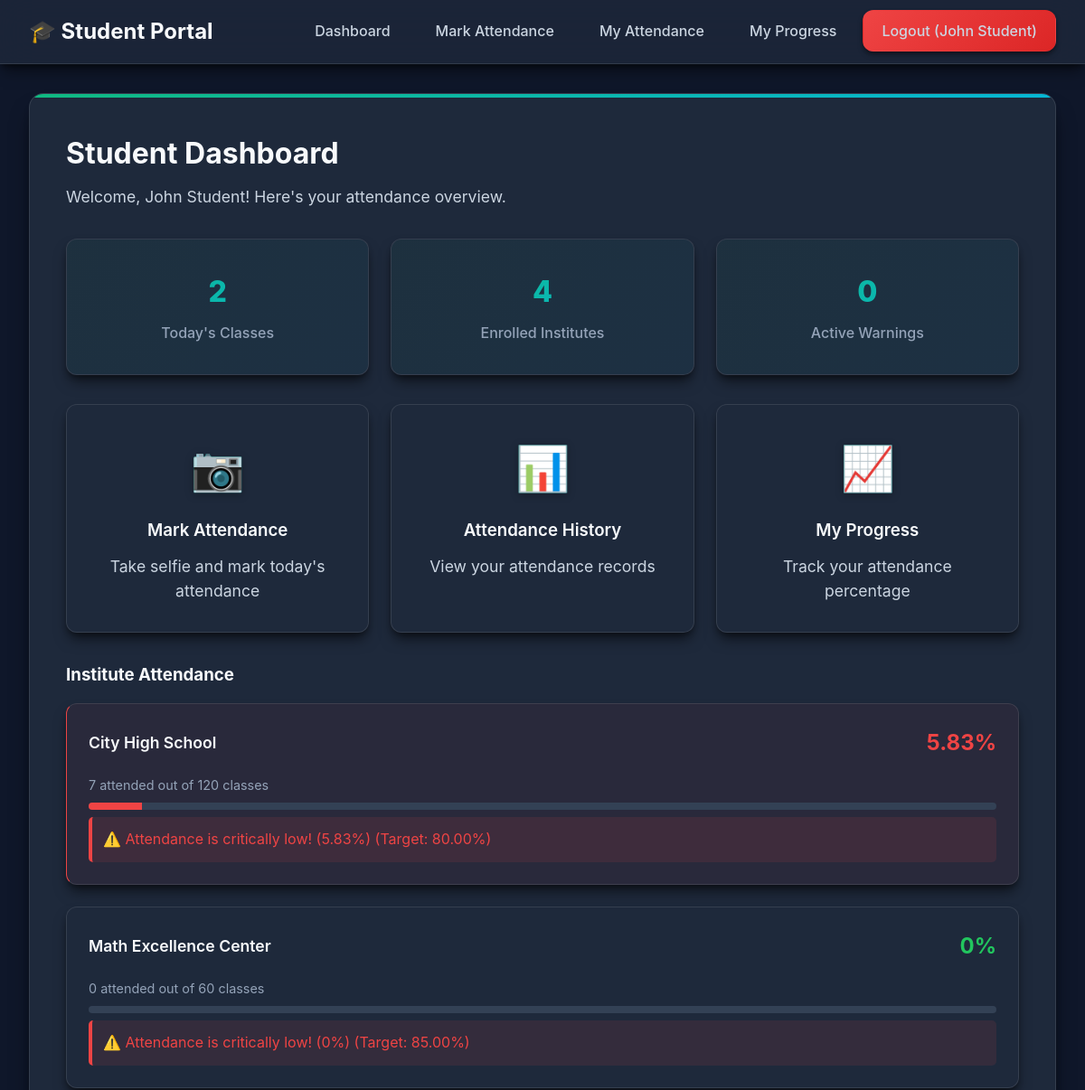
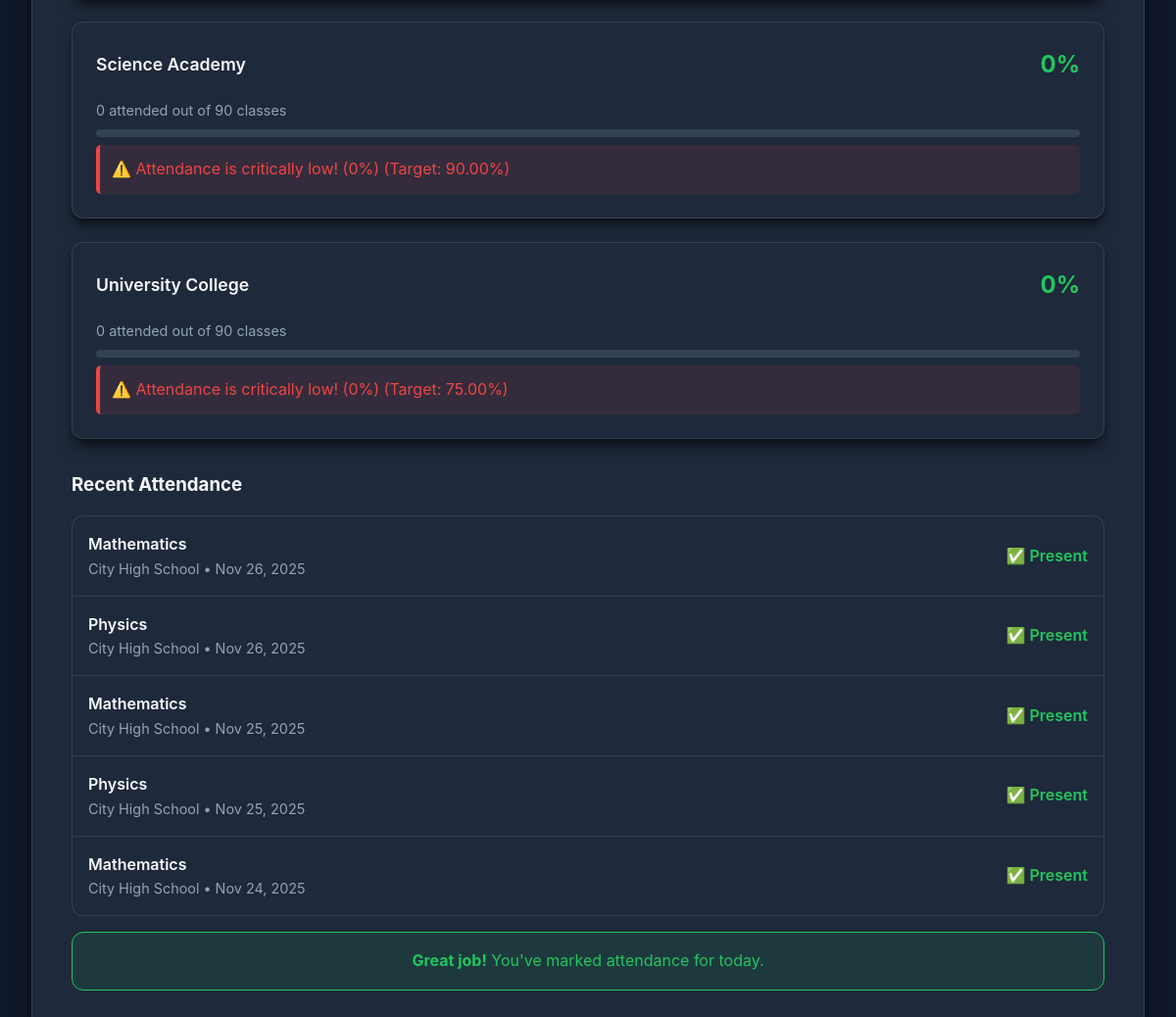
Page /dashboard/student-dashboard.php (signed in) on the committed database (2 pictures, top to bottom).
### tables this page shows
CREATE TABLE institutes (
    id INT PRIMARY KEY AUTO_INCREMENT,
    user_id INT NOT NULL,  
    name VARCHAR(100) NOT NULL,
    description TEXT NULL,
    address TEXT NULL,
    contact_email VARCHAR(150) NULL,
    contact_phone VARCHAR(20) NULL,
    is_active BOOLEAN DEFAULT TRUE,
    created_at TIMESTAMP DEFAULT CURRENT_TIMESTAMP,
    updated_at TIMESTAMP DEFAULT CURRENT_TIMESTAMP ON UPDATE CURRENT_TIMESTAMP,
    FOREIGN KEY (user_id) REFERENCES users(id) ON DELETE CASCADE,
    INDEX idx_user_id (user_id)
);

CREATE TABLE attendance_goals (
    id INT PRIMARY KEY AUTO_INCREMENT,
    user_id INT NOT NULL,
    institute_id INT NOT NULL,
    target_percentage DECIMAL(5,2) DEFAULT 75.00,
    warning_threshold DECIMAL(5,2) DEFAULT 70.00,
    is_active BOOLEAN DEFAULT TRUE,
    created_at TIMESTAMP DEFAULT CURRENT_TIMESTAMP,
    updated_at TIMESTAMP DEFAULT CURRENT_TIMESTAMP ON UPDATE CURRENT_TIMESTAMP,
    FOREIGN KEY (user_id) REFERENCES users(id) ON DELETE CASCADE,
    FOREIGN KEY (institute_id) REFERENCES institutes(id) ON DELETE CASCADE,
    UNIQUE KEY unique_user_institute (user_id, institute_id),
    INDEX idx_user_id (user_id),
    CONSTRAINT chk_target_percentage CHECK (target_percentage >= 0 AND target_percentage <= 100),
    CONSTRAINT chk_warning_threshold CHECK (warning_threshold >= 0 AND warning_threshold <= 100)
);

CREATE TABLE attendance_records (
    id INT PRIMARY KEY AUTO_INCREMENT,
    user_id INT NOT NULL,  
    institute_id INT NOT NULL,
    subject_id INT NOT NULL,
    attendance_date DATE NOT NULL,
    selfie_image_path VARCHAR(255) NOT NULL,
    status ENUM('present', 'absent') DEFAULT 'present',
    notes TEXT NULL,
    latitude DECIMAL(10, 8) NULL,
    longitude DECIMAL(11, 8) NULL,
    created_at TIMESTAMP DEFAULT CURRENT_TIMESTAMP,
    updated_at TIMESTAMP DEFAULT CURRENT_TIMESTAMP ON UPDATE CURRENT_TIMESTAMP,
    FOREIGN KEY (user_id) REFERENCES users(id) ON DELETE CASCADE,
    FOREIGN KEY (institute_id) REFERENCES institutes(id) ON DELETE CASCADE,
    FOREIGN KEY (subject_id) REFERENCES subjects(id) ON DELETE CASCADE,
    UNIQUE KEY unique_attendance (user_id, institute_id, subject_id, attendance_date),
    INDEX idx_user_date (user_id, attendance_date),
    INDEX idx_institute_subject (institute_id, subject_id)
);

CREATE TABLE subjects (
    id INT PRIMARY KEY AUTO_INCREMENT,
    institute_id INT NOT NULL,
    name VARCHAR(100) NOT NULL,
    description TEXT NULL,
    difficulty ENUM('easy', 'medium', 'hard') DEFAULT 'medium',
    color_code VARCHAR(7) DEFAULT '#3498db',
    is_active BOOLEAN DEFAULT TRUE,
    created_at TIMESTAMP DEFAULT CURRENT_TIMESTAMP,
    updated_at TIMESTAMP DEFAULT CURRENT_TIMESTAMP ON UPDATE CURRENT_TIMESTAMP,
    FOREIGN KEY (institute_id) REFERENCES institutes(id) ON DELETE CASCADE,
    INDEX idx_institute_id (institute_id),
    INDEX idx_difficulty (difficulty)
);

### dashboard/student-dashboard.php (the view, shortened to what the rows shown need)
<?php
require_once '../config.php';
try {
    $pdo = getDBConnection();
    $institutes_stmt = $pdo->prepare("
        SELECT DISTINCT i.id, i.name
        FROM institutes i
        JOIN student_teacher_relationships str ON i.id = str.institute_id
        WHERE str.student_id = ? AND str.is_active = 1 AND i.is_active = 1
        ORDER BY i.name
    ");
    $institutes_stmt->execute([$_SESSION['user_id']]);
    $institutes = $institutes_stmt->fetchAll(PDO::FETCH_ASSOC);
    $institute_attendance = [];
    foreach ($institutes as $institute) {
        $attendance_data = calculateInstituteAttendance($_SESSION['user_id'], $institute['id']);
        $warning_check = checkAttendanceWarning($_SESSION['user_id'], $institute['id']);
        $institute_attendance[$institute['id']] = [
            'institute' => $institute,
            'attendance' => $attendance_data,
            'warnings' => $warning_check
        ];
    }
    $recent_stmt = $pdo->prepare("
        SELECT ar.*, i.name as institute_name, s.name as subject_name
        FROM attendance_records ar
        JOIN institutes i ON ar.institute_id = i.id
        JOIN subjects s ON ar.subject_id = s.id
        WHERE ar.user_id = ?
        ORDER BY ar.attendance_date DESC, ar.created_at DESC
        LIMIT 5
    ");
    $recent_stmt->execute([$_SESSION['user_id']]);
    $recent_attendance = $recent_stmt->fetchAll(PDO::FETCH_ASSOC);
} catch (PDOException $e) {
    $error = "Failed to load data: " . $e->getMessage();
    $institutes = [];
    $institute_attendance = [];
    $recent_attendance = [];
    $today_count = 0;
    $warnings = [];
}
?>
<!DOCTYPE html>
<html lang="en">
<head>
</head>
<body>
    <div class="header">
        <h1>🎓 Student Portal</h1>
    </div>
    <div class="container">
        <div class="card">
            <h2 class="page-title">Student Dashboard</h2>
            <div class="attendance-overview">
                <div class="institute-cards">
                    <?php if (empty($institute_attendance)): ?>
                        <p style="color: #666; text-align: center; padding: 2rem;">No enrolled institutes found.</p>
                    <?php else: ?>
                        <?php foreach ($institute_attendance as $data):
                            $institute = $data['institute'];
                            $attendance = $data['attendance'];
                            $warnings = $data['warnings'];
                            $card_class = '';
                            $percentage_class = 'percentage-good';
                            if ($attendance['percentage'] > 0) {
                                if ($attendance['percentage'] < $warnings['goal']['warning_threshold']) {
                                    $card_class = 'critical';
                                    $percentage_class = 'percentage-critical';
                                } elseif ($attendance['percentage'] < $warnings['goal']['target_percentage']) {
                                    $card_class = 'warning';
                                    $percentage_class = 'percentage-warning';
                                }
                            }
                            ?>
                            <div class="institute-card <?php echo $card_class; ?>">
                                <div class="institute-header">
                                    <div class="institute-name"><?php echo htmlspecialchars($institute['name']); ?></div>
                                    <div class="attendance-percentage <?php echo $percentage_class; ?>">
                                        <?php echo $attendance['percentage']; ?>%
                                    </div>
                                </div>
                                <div class="attendance-details">
                                    <?php echo $attendance['attended']; ?> attended out of <?php echo $attendance['total']; ?>
                                    classes
                                </div>
                                <div class="progress-bar">
                                    <div class="progress-fill <?php echo $card_class; ?>"
                                        style="width: <?php echo min($attendance['percentage'], 100); ?>%">
                                    </div>
                                </div>
                                <?php if ($warnings['has_warnings']): ?>
                                    <?php foreach ($warnings['warnings'] as $warning): ?>
                                        <div
                                            class="<?php echo $warning['type'] === 'critical' ? 'critical-message' : 'warning-message'; ?>">
                                            ⚠️ <?php echo htmlspecialchars($warning['message']); ?>
                                            (Target: <?php echo $warnings['goal']['target_percentage']; ?>%)
                                        </div>
                                    <?php endforeach; ?>
                                <?php elseif ($attendance['percentage'] >= $warnings['goal']['target_percentage']): ?>
                                    <div style="color: #28a745; margin-top: 0.5rem;">
                                        ✅ Meeting attendance target
                                    </div>
                                <?php endif; ?>
                            </div>
                        <?php endforeach; ?>
                    <?php endif; ?>
                </div>
            </div>
            <div class="recent-attendance">
                <div class="attendance-list">
                    <?php if (empty($recent_attendance)): ?>
                        <p style="color: #666; text-align: center; padding: 2rem;">No attendance records yet. Mark your
                            first attendance!</p>
                    <?php else: ?>
                        <?php foreach ($recent_attendance as $record): ?>
                            <div class="attendance-item">
                                <div>
                                    <div class="attendance-subject"><?php echo htmlspecialchars($record['subject_name']); ?>
                                    </div>
                                    <div class="attendance-date"><?php echo htmlspecialchars($record['institute_name']); ?> •
                                        <?php echo date('M j, Y', strtotime($record['attendance_date'])); ?></div>
                                </div>
                                <div class="attendance-status">✅ Present</div>
                            </div>
                        <?php endforeach; ?>
                    <?php endif; ?>
                </div>
            </div>
        </div>
    </div>
</body>
</html>

### rows in the picture
institutes: name "City High School"
attendance_goals: message "Attendance is critically low! (5.83%)", target_percentage "80.00"
institutes: name "Math Excellence Center"
attendance_goals: message "Attendance is critically low! (0%)", target_percentage "85.00"
institutes: name "Science Academy"
attendance_goals: message "Attendance is critically low! (0%)", target_percentage "90.00"
institutes: name "University College"
attendance_goals: message "Attendance is critically low! (0%)", target_percentage "75.00"
attendance_records: subject.name "Mathematics", institute.name "City High School", attendance_date "Nov 26, 2025"
attendance_records: subject.name "Physics", institute.name "City High School", attendance_date "Nov 26, 2025"
attendance_records: subject.name "Mathematics", institute.name "City High School", attendance_date "Nov 25, 2025"
attendance_records: subject.name "Physics", institute.name "City High School", attendance_date "Nov 25, 2025"
attendance_records: subject.name "Mathematics", institute.name "City High School", attendance_date "Nov 24, 2025"

### other values in the picture
$_SESSION['user_name'] "John Student"
$today_count "2"
count($institutes) "4"
count($warnings) "0"
$attendance['percentage'] "5.83"
$attendance['attended'] "7"
$attendance['total'] "120"
$attendance['percentage'] "0"
$attendance['attended'] "0"
$attendance['total'] "60"
$attendance['total'] "90"
